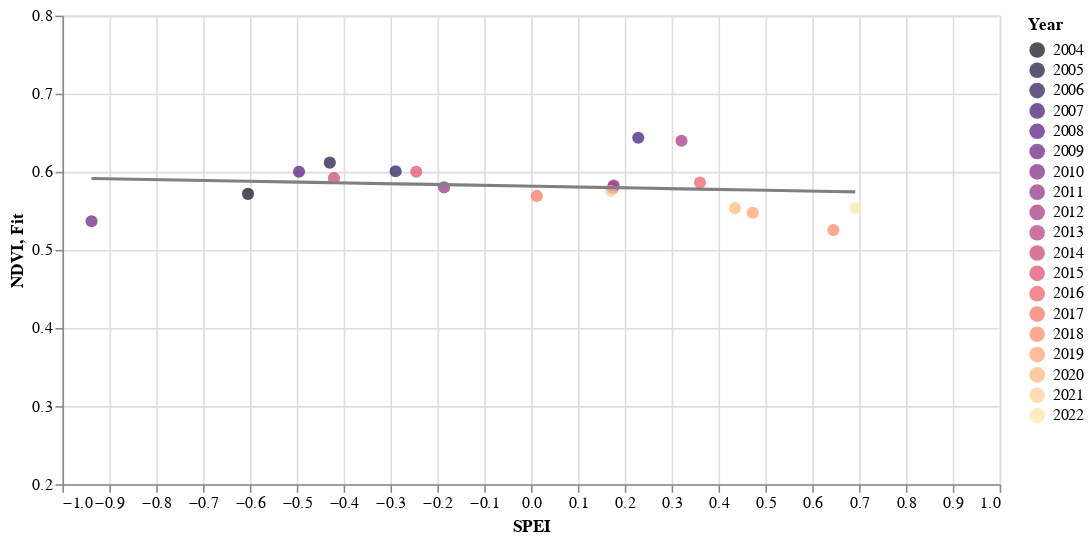

The notebook cell this image was saved under:
### Code cell
base = alt.Chart(ndvi_spei_df).encode(
    x=alt.X('SPEI:Q', scale=alt.Scale(domain=(-1.0, 1))))

points = base.mark_circle(size=60).encode(
    y=alt.Y('NDVI:Q', scale=alt.Scale(domain=(0.2, 0.8))),
    color=alt.Color('Year:O', scale=alt.Scale(scheme='magma')),
    tooltip=[
        alt.Tooltip('Year:O', title='Year'),
        alt.Tooltip('SPEI:Q', title='SPEI'),
        alt.Tooltip('NDVI:Q', title='NDVI')
    ])

fit = base.mark_line().encode(
    y=alt.Y('Fit:Q'),
    color=alt.value('#808080'))

(points + fit).properties(width=600, height=300).interactive()

### Figure 1 — Vega-Lite specification as saved in the notebook (floating-point values rounded to 4 significant figures)
{"config": {"view": {"continuousWidth": 300, "continuousHeight": 300}}, "layer": [{"mark": {"type": "circle", "size": 60}, "encoding": {"color": {"field": "Year", "scale": {"scheme": "magma"}, "type": "ordinal"}, "tooltip": [{"field": "Year", "title": "Year", "type": "ordinal"}, {"field": "SPEI", "title": "SPEI", "type": "quantitative"}, {"field": "NDVI", "title": "NDVI", "type": "quantitative"}], "x": {"field": "SPEI", "scale": {"domain": [-1.0, 1]}, "type": "quantitative"}, "y": {"field": "NDVI", "scale": {"domain": [0.2, 0.8]}, "type": "quantitative"}}, "name": "view_32"}, {"mark": {"type": "line"}, "encoding": {"color": {"value": "#808080"}, "x": {"field": "SPEI", "scale": {"domain": [-1.0, 1]}, "type": "quantitative"}, "y": {"field": "Fit", "type": "quantitative"}}}], "data": {"name": "data-f78617d06f9e99ec84f9e99003b95115"}, "height": 300, "params": [{"name": "param_51", "select": {"type": "interval", "encodings": ["x", "y"]}, "bind": "scales", "views": ["view_32"]}], "width": 600, "$schema": "https://vega.github.io/schema/vega-lite/v5.17.0.json", "datasets": {"data-f78617d06f9e99ec84f9e99003b95115": [{"Year": 2004, "NDVI": 0.5718, "SPEI": -0.6041, "Fit": 0.5879}, {"Year": 2005, "NDVI": 0.6117, "SPEI": -0.4295, "Fit": 0.5861}, {"Year": 2006, "NDVI": 0.6007, "SPEI": -0.2891, "Fit": 0.5846}, {"Year": 2007, "NDVI": 0.6436, "SPEI": 0.2287, "Fit": 0.5792}, {"Year": 2008, "NDVI": 0.6002, "SPEI": -0.4952, "Fit": 0.5868}, {"Year": 2009, "NDVI": 0.5367, "SPEI": -0.938, "Fit": 0.5914}, {"Year": 2010, "NDVI": 0.5824, "SPEI": 0.1763, "Fit": 0.5798}, {"Year": 2011, "NDVI": 0.5801, "SPEI": -0.1857, "Fit": 0.5835}, {"Year": 2012, "NDVI": 0.6397, "SPEI": 0.321, "Fit": 0.5782}, {"Year": 2013, "NDVI": 0.5794, "SPEI": 0.174, "Fit": 0.5798}, {"Year": 2014, "NDVI": 0.5919, "SPEI": -0.4208, "Fit": 0.586}, {"Year": 2015, "NDVI": 0.6001, "SPEI": -0.245, "Fit": 0.5842}, {"Year": 2016, "NDVI": 0.5864, "SPEI": 0.3604, "Fit": 0.5778}, {"Year": 2017, "NDVI": 0.5692, "SPEI": 0.01215, "Fit": 0.5815}, {"Year": 2018, "NDVI": 0.5254, "SPEI": 0.6451, "Fit": 0.5748}, {"Year": 2019, "NDVI": 0.5477, "SPEI": 0.473, "Fit": 0.5766}, {"Year": 2020, "NDVI": 0.5535, "SPEI": 0.4351, "Fit": 0.577}, {"Year": 2021, "NDVI": 0.5755, "SPEI": 0.1703, "Fit": 0.5798}, {"Year": 2022, "NDVI": 0.5537, "SPEI": 0.6917, "Fit": 0.5743}]}}
